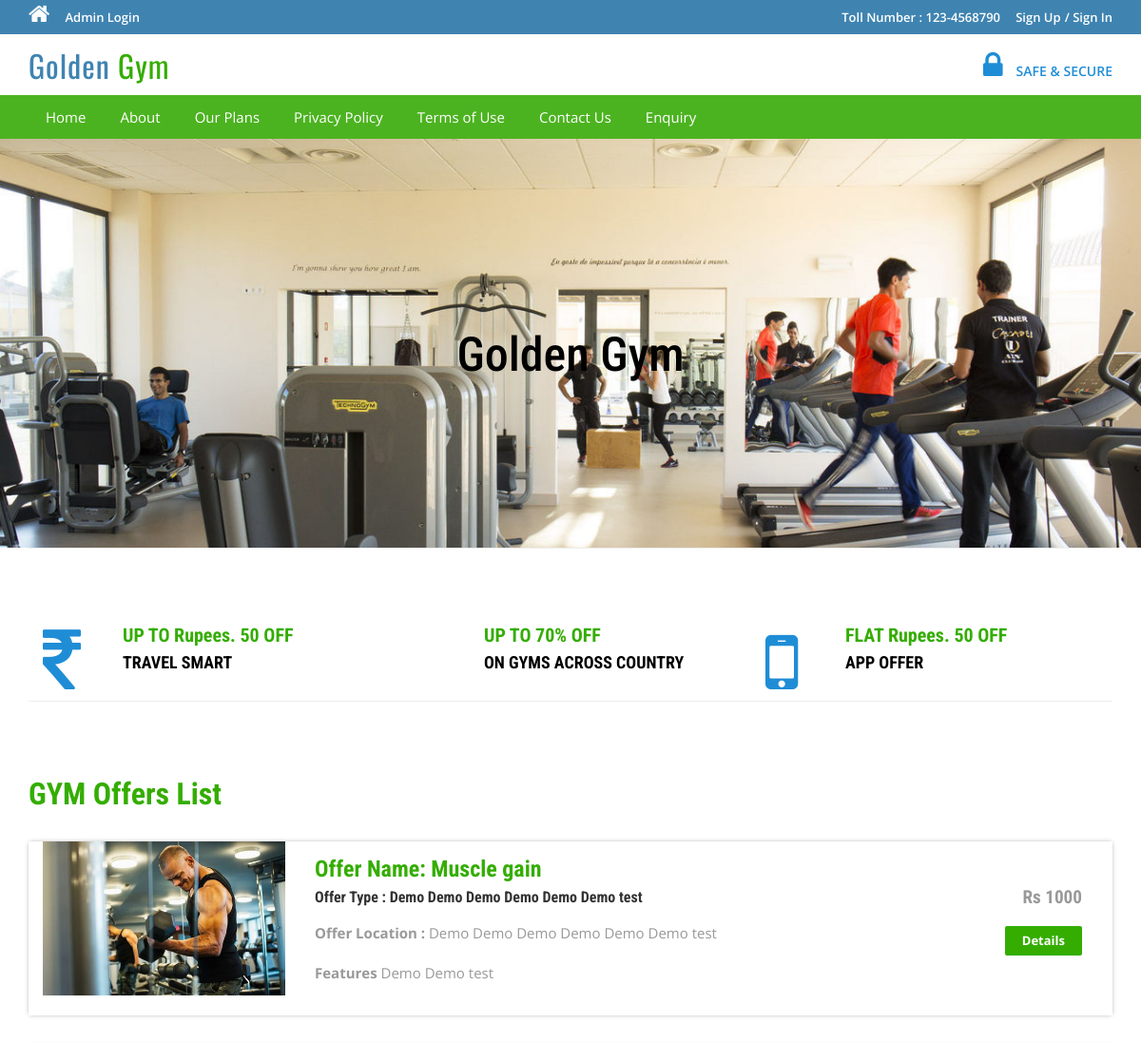
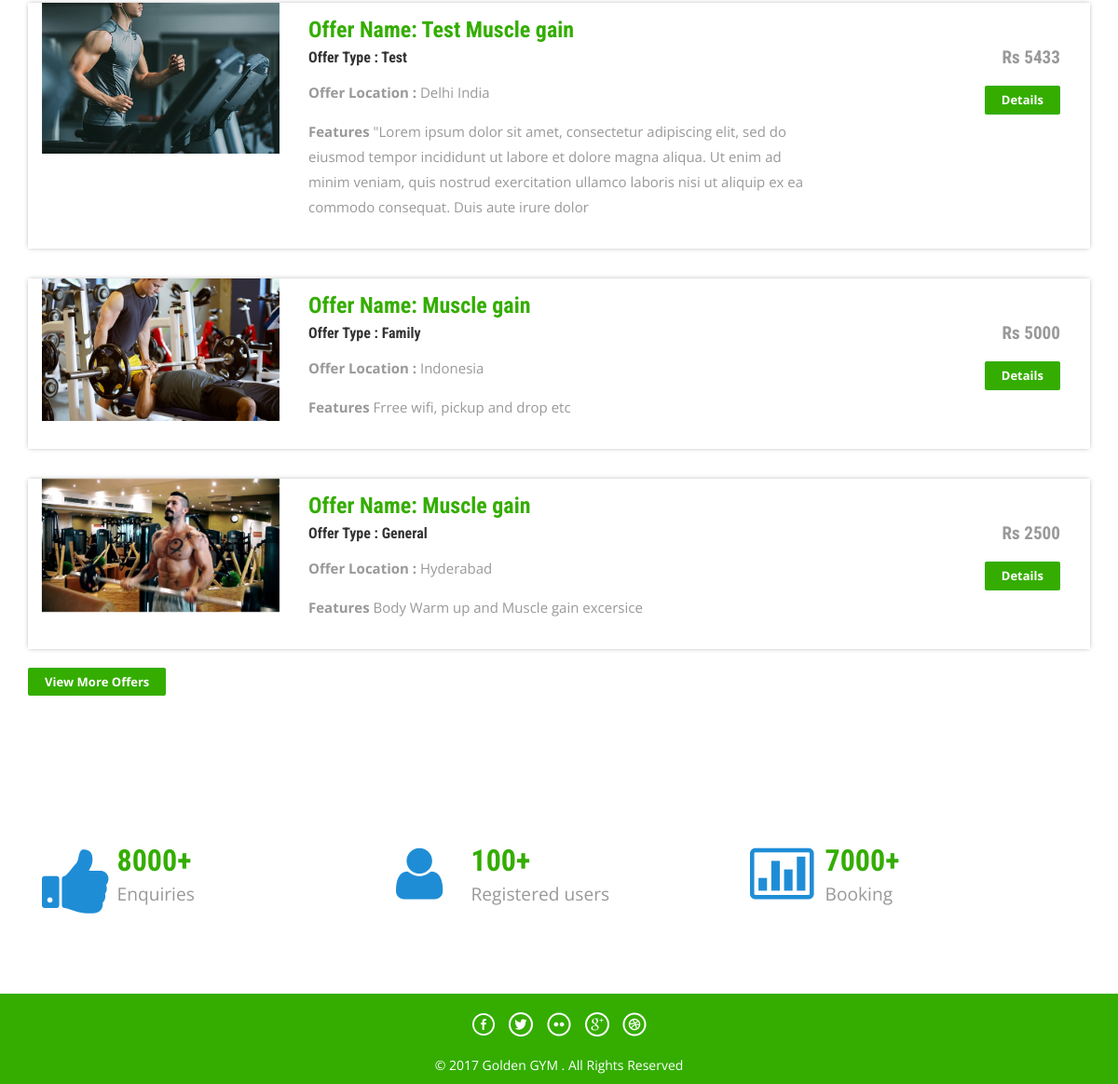
The page / on the database its author committed (2 pictures, top to bottom).
### tables this page shows
CREATE TABLE `tbltourpackages` (
  `PackageId` int(11) NOT NULL,
  `PackageName` varchar(200) NOT NULL,
  `PackageType` varchar(150) NOT NULL,
  `PackageLocation` varchar(100) NOT NULL,
  `PackagePrice` int(11) NOT NULL,
  `PackageFetures` varchar(255) NOT NULL,
  `PackageDetails` mediumtext NOT NULL,
  `PackageImage` varchar(100) NOT NULL,
  `Creationdate` timestamp NOT NULL DEFAULT CURRENT_TIMESTAMP,
  `UpdationDate` timestamp NULL DEFAULT '0000-00-00 00:00:00' ON UPDATE CURRENT_TIMESTAMP
);

### index.php (the view, shortened to what this page needs)
<?php
include('includes/config.php');
?>
<!DOCTYPE HTML>
<html>
<head>
<link href="css/bootstrap.css" rel='stylesheet' type='text/css' />
<link href="css/style.css" rel='stylesheet' type='text/css' />
<link href="css/font-awesome.css" rel="stylesheet">
<link href="css/animate.css" rel="stylesheet" type="text/css" media="all">
</head>
<body>
<?php include('includes/header.php');?>
<div class="banner">
	<div class="container">
		<h1 class="wow zoomIn animated animated" data-wow-delay=".5s" style="visibility: visible; animation-delay: 0.5s; animation-name: zoomIn;color:#000"> Golden Gym</h1>
	</div>
</div>
<div class="container">
	<div class="rupes">
		<div class="col-md-4 rupes-left wow fadeInDown animated animated" data-wow-delay=".5s" style="visibility: visible; animation-delay: 0.5s; animation-name: fadeInDown;">
			<div class="rup-left">
				<a href="offers.html"><i class="fa fa-rupee"></i></a>
			</div>
			<div class="rup-rgt">
				<h3>UP TO Rupees. 50 OFF</h3>
				<h4><a href="">TRAVEL SMART</a></h4>
			</div>
				<div class="clearfix"></div>
		</div>
		<div class="col-md-4 rupes-left wow fadeInDown animated animated" data-wow-delay=".5s" style="visibility: visible; animation-delay: 0.5s; animation-name: fadeInDown;">
			<div class="rup-left">
			</div>
			<div class="rup-rgt">
				<h3>UP TO 70% OFF</h3>
				<h4><a href="">ON GYMS ACROSS COUNTRY</a></h4>
			</div>
				<div class="clearfix"></div>
		</div>
		<div class="col-md-4 rupes-left wow fadeInDown animated animated" data-wow-delay=".5s" style="visibility: visible; animation-delay: 0.5s; animation-name: fadeInDown;">
			<div class="rup-left">
				<a href="offers.html"><i class="fa fa-mobile"></i></a>
			</div>
			<div class="rup-rgt">
				<h3>FLAT Rupees. 50 OFF</h3>
				<h4><a href=""> APP OFFER</a></h4>
			</div>
				<div class="clearfix"></div>
		</div>
	</div>
</div>
<div class="container">
	<div class="holiday">
	<h3>GYM Offers List</h3>
<?php $sql = "SELECT * from tbltourpackages order by rand() limit 4";
$query = $dbh->prepare($sql);
$query->execute();
$results=$query->fetchAll(PDO::FETCH_OBJ);
if($query->rowCount() > 0)
{
foreach($results as $result)
{	?>
			<div class="rom-btm">
				<div class="col-md-3 room-left wow fadeInLeft animated" data-wow-delay=".5s">
					<img src="admin/pacakgeimages/<?php echo htmlentities($result->PackageImage);?>" class="img-responsive" alt="">
				</div>
				<div class="col-md-6 room-midle wow fadeInUp animated" data-wow-delay=".5s">
					<h4>Offer Name: <?php echo htmlentities($result->PackageName);?></h4>
					<h6>Offer Type : <?php echo htmlentities($result->PackageType);?></h6>
					<p><b>Offer Location :</b> <?php echo htmlentities($result->PackageLocation);?></p>
					<p><b>Features</b> <?php echo htmlentities($result->PackageFetures);?></p>
				</div>
				<div class="col-md-3 room-right wow fadeInRight animated" data-wow-delay=".5s">
					<h5>Rs <?php echo htmlentities($result->PackagePrice);?></h5>
					<a href="package-details.php?pkgid=<?php echo htmlentities($result->PackageId);?>" class="view">Details</a>
				</div>
				<div class="clearfix"></div>
			</div>
<?php }} ?>
<div><a href="package-list.php" class="view">View More Offers</a></div>
</div>
	</div>
<div class="routes">
	<div class="container">
		<div class="col-md-4 routes-left wow fadeInRight animated" data-wow-delay=".5s">
			<div class="rou-left">
				<a href="#"><i class="fa fa-thumbs-up"></i></a>
			</div>
			<div class="rou-rgt wow fadeInDown animated" data-wow-delay=".5s">
				<h3>8000+</h3>
				<p>Enquiries</p>
			</div>
				<div class="clearfix"></div>
		</div>
		<div class="col-md-4 routes-left">
			<div class="rou-left">
				<a href="#"><i class="fa fa-user"></i></a>
			</div>
			<div class="rou-rgt">
				<h3>100+</h3>
				<p>Registered users</p>
			</div>
				<div class="clearfix"></div>
		</div>
		<div class="col-md-4 routes-left wow fadeInRight animated" data-wow-delay=".5s">
			<div class="rou-left">
				<a href="#"><i class="fa fa-ticket"></i></a>
			</div>
			<div class="rou-rgt">
				<h3>7000+</h3>
				<p>Booking</p>
			</div>
				<div class="clearfix"></div>
		</div>
		<div class="clearfix"></div>
	</div>
</div>
<?php include('includes/footer.php');?>
</body>
</html>

### css/style.css (style rules this page uses)
html, body { font-size: 100%; background: #fff; font-family: 'Open Sans', sans-serif; }
body a,.grid_1,plan_1,plan_1.one,plan_1.two,i.icon1, i.icon2, i.icon3, i.icon4, i.icon5, i.icon6 { transition:0.5s all; -webkit-transition:0.5s all; -moz-transition:0.5s all; -o-transition:0.5s all; -ms-transition:0.5s all; }
h1,h2,h3,h4,h5,h6 { margin:0; font-family: 'Roboto Condensed', sans-serif; }
p { margin:0; }
.banner { background: url(../images/gym.jpg)no-repeat; background-size: cover; -webkit-background-size: cover; -o-background-size: cover; -ms-background-size: cover; -moz-background-size: cover; min-height: 430px; }
.banner h1 { font-size: 50px; margin-bottom: 40px; padding: 4em 0 0; text-align: center; color: #ffffff; }
.rup-left { float: left; width: 24%; }
.rup-rgt { float: left; width: 76%; }
.rupes { padding: 5em 0; border-top: 1px solid rgba(236, 236, 236, 0.9); border-bottom: 1px solid rgba(236, 236, 236, 0.9); }
i.fa.fa-rupee { font-size: 5em; color: #1f8dd6; }
i.fa.fa-thumbs-up { font-size: 5em; color: #1f8dd6; }
i.fa.fa-mobile { font-size:5em; color: #1f8dd6; }
.rupes h3 { font-size: 20px; color: #34ad00; font-weight: 700; }
.rupes h4 { font-size: 18px; margin: 8px 0; font-weight: 700; }
.rupes h4 a { color: #000000; }
.rup-left a { display: inline-block; }
.routes { padding: 5em 0; }
.rou-left { float: left; width: 23%; }
.rou-rgt { float: left; width: 70%; }
i.fa.fa-truck,i.fa.fa-user,i.fa.fa-ticket { font-size: 4em; color:#1f8dd6; }
.routes h3 { font-size: 2em; font-weight: 700; color: #34ad00; }
.routes p { font-size: 1.2em; color: #999; line-height: 1.8em; }
.holiday { padding: 5em 0; }
.holiday h3 { font-size: 2em; font-weight: 700; color: #34ad00; }
.holiday p { font-size: 1.2em; line-height: 1.8em; margin: 1em 0; color: #999; }
a.view { padding: 6px 18px; font-weight: 700; color: #fff; background-color: #34ad00; border: 0; font-size: 13px; border-radius: 2px; -webkit-transition: all .2s; -moz-transition: all .2s; transition: all .2s; margin-top: 20px; display: inline-block; }
.rom-btm { margin-top: 2em; box-shadow: 0px 0px 5px -1px rgba(0, 0, 0, 0.37); }
.rom-btm h4 { font-size: 1.5em; font-weight: 700; color: #34ad00; }
.rom-btm p { font-size: 15px; color: #999; }
.rom-btm h6 { font-size: 1em; font-weight: 700; margin: 0.5em 0; }
.room-right { text-align: right; padding: 3em 2em; }
.room-midle { padding: 1em; }
.rom-btm h5 { font-size: 1.2em; font-weight: 700; color: #999; }

### rows shown on the page
tbltourpackages: PackageImage (picture), PackageName "Muscle gain", PackageType "Demo Demo Demo Demo Demo Demo test", PackageLocation "Demo Demo Demo Demo Demo Demo test", PackageFetures "Demo Demo test", PackagePrice "1000"
tbltourpackages: PackageImage (picture), PackageName "Test Muscle gain", PackageType "Test", PackageLocation "Delhi India", PackageFetures "\"Lorem ipsum dolor sit amet, consectetur adipiscing elit, sed do eiusmod tempor incididunt ut labore et dolore magna aliqua. Ut enim ad minim veniam, quis nostrud exercitation ullamco laboris nisi ut aliquip ex ea commodo consequat. Duis aute irure dolor", PackagePrice "5433"
tbltourpackages: PackageImage (picture), PackageName "Muscle gain", PackageType "Family", PackageLocation "Indonesia", PackageFetures "Frree wifi, pickup and drop etc", PackagePrice "5000"
tbltourpackages: PackageImage (picture), PackageName "Muscle gain", PackageType "General", PackageLocation "Hyderabad", PackageFetures "Body Warm up and Muscle gain excersice", PackagePrice "2500"
